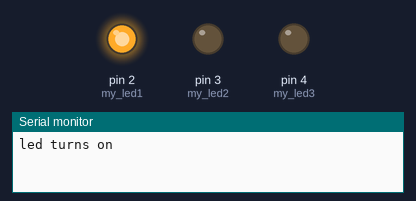
Recording of a sketch running on a simulated Arduino Uno, built with avr-gcc and run on an emulated ATmega328P. On the bench: output pins drawn as LEDs (lit = HIGH), the last lines printed to the serial monitor.

Above: at 0.5 s.
At 1.5 s:
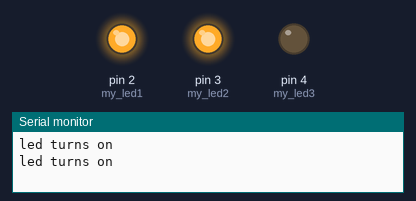
At 2.5 s:
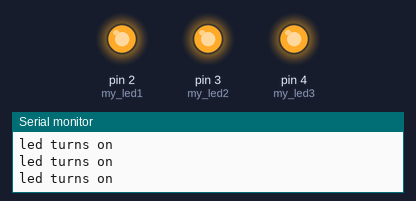
At 3.5 s:
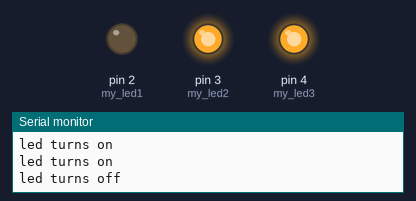
At 4.5 s:
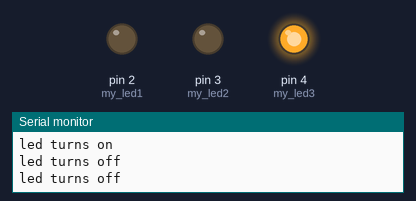
At 5.5 s:
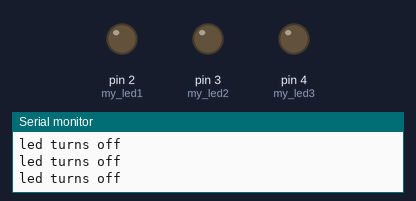
Timing chart, 0 to 7.8 s (numbered marks = the images above):
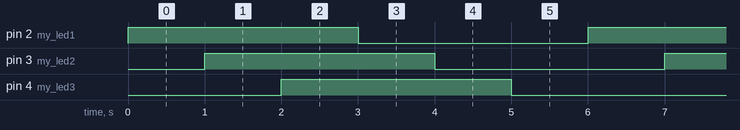

The sketch:

Common.Cathode.ino
```cpp
// Global declaration
#define my_led1 2
#define my_led2 3
#define my_led3 4
void setup() {
 pinMode(my_led1, OUTPUT);
 pinMode(my_led2, OUTPUT);
 pinMode(my_led3, OUTPUT);
 Serial.begin(9600);

}

void loop() {
  // LED ON
  digitalWrite(my_led1, HIGH);
  Serial.println("led turns on");
  delay(1000);

  digitalWrite(my_led2, HIGH);
  Serial.println("led turns on");
  delay(1000);

  digitalWrite(my_led3, HIGH);
  Serial.println("led turns on");
  delay(1000);


  // LED OFF
  digitalWrite(my_led1, LOW);
   Serial.println("led turns off");
  delay(1000);

  digitalWrite(my_led2, LOW);
   Serial.println("led turns off");
  delay(1000);

  digitalWrite(my_led3, LOW);
   Serial.println("led turns off");
  delay(1000);


}
```

Measured:
- by itself, pin 2 (my_led1), pin 3 (my_led2), pin 4 (my_led3): alternates HIGH for 3.0 s and LOW for 3.0 s
- by itself, everything shown: repeats every 6.0 s, in 6 steps
